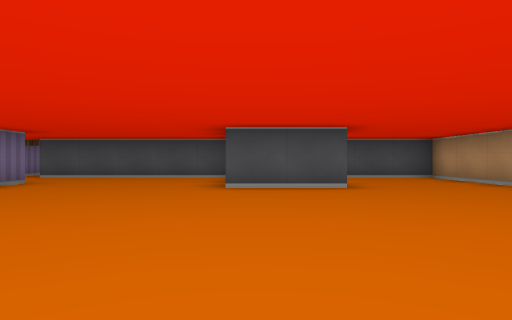
[1] (above)

16 first-person views from a walk through a cub3D maze. The camera is about half as high as the walls, looks level and sees 75° across. The floor is counted in squares. Each view is taken from the middle of a square. On the plan, view 1 faces up. The plan holds only what a view shows up to about 9 squares ahead; the rest is blank.

[2]
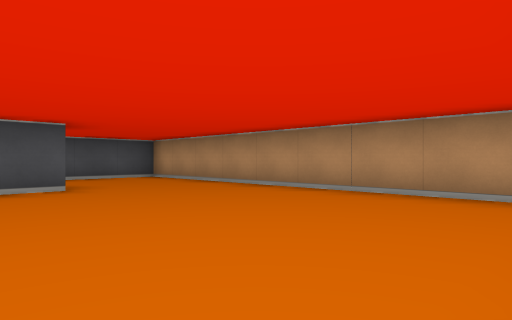

[3]
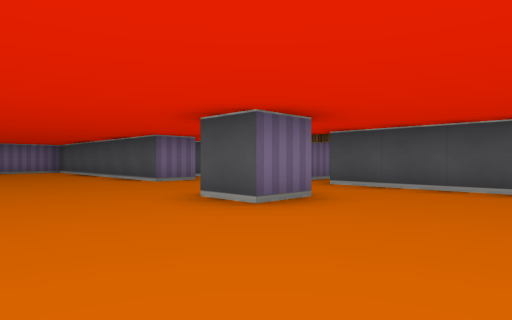

[4]
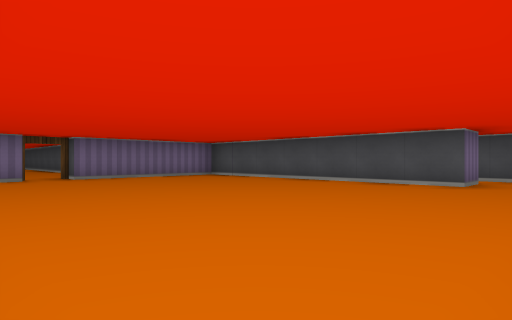

[5]
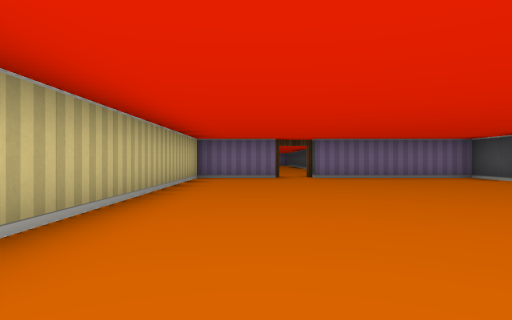

[6]
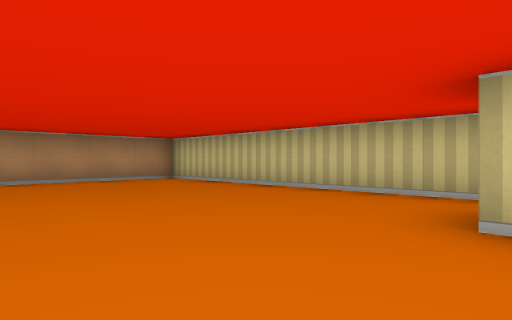

[7]
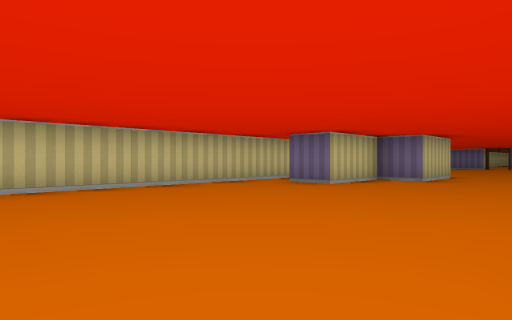

[8]
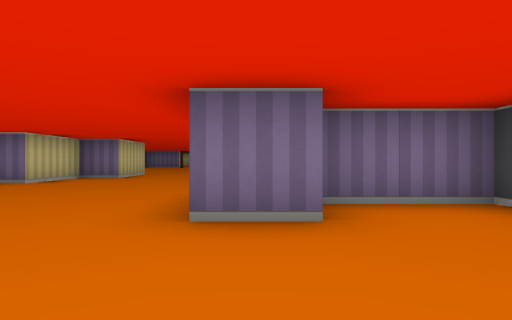

[9]
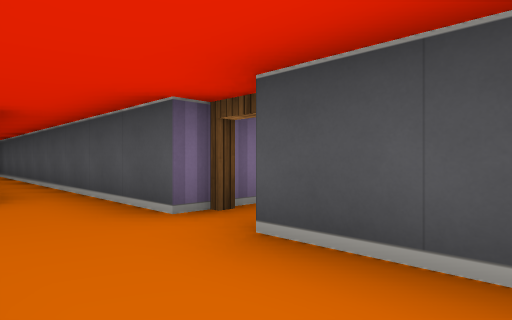

[10]
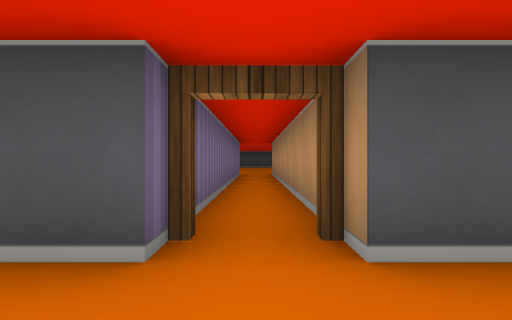

[11]
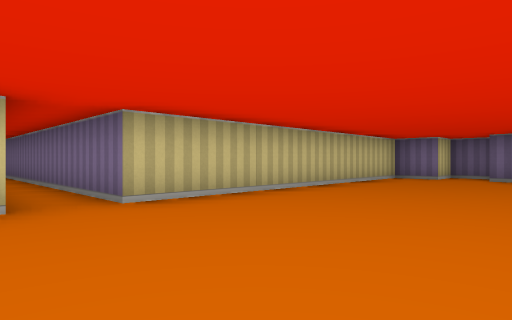

[12]
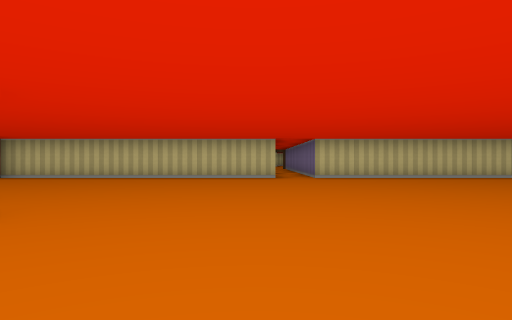

[13]
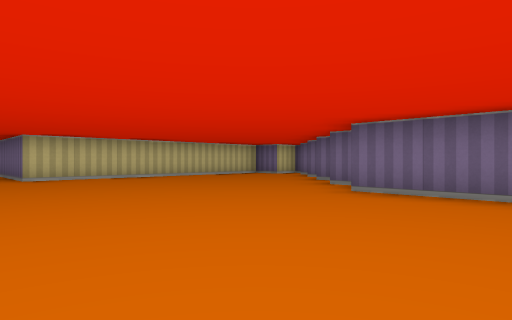

[14]
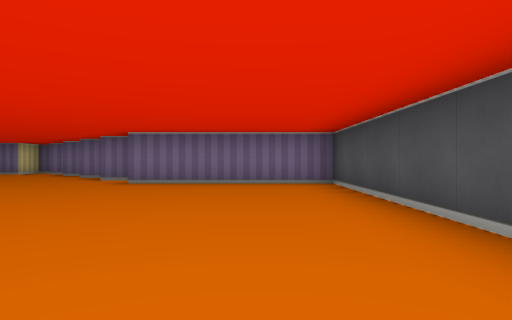

[15]
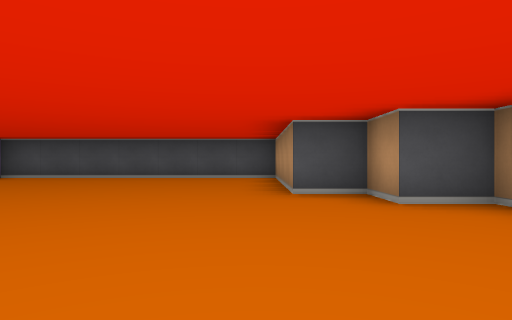

[16]
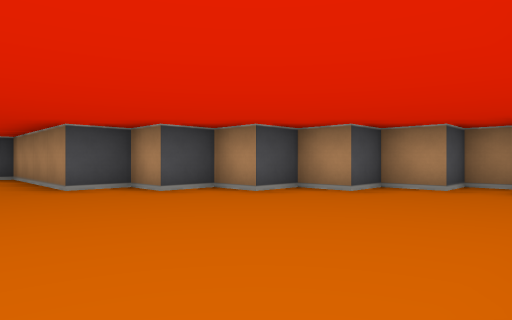

### Floor plan
Ten units are one square. View 1 is at (0, 0); x grows to the right and y downward. Boxes are objects, and circles mark ways between rooms. Rooms are numbered by the first view taken in them; rooms with no view inside come last. Other rooms are left out.
<svg viewBox="-165 -280 215 290">
<path fill="none" stroke="#000" d="M-65 -25 -45 -25 -45 -15 -25 -15 -25 -5M-45 -65 -45 -55 -55 -55M-38 5 45 5 45 -85 22 -85M-65 -85 -152 -85M-85 -76 -85 -65 -155 -65 -155 -25M-8 -85 -55 -85M15 -65 15 -55 -5 -55M5 -86 5 -66M-155 -15 -155 5 -89 5M-55 -175 15 -175M-105 -231 -105 -225M-115 -221 -115 -215M-145 -194 -145 -185 -135 -185 -135 -175 -65 -175 -65 -85M25 -188 25 -195 15 -195 15 -205 5 -205 5 -215 -5 -215 -5 -225 -15 -225 -15 -235 -25 -235 -25 -275 -95 -275 -95 -235M-55 -85 -55 -158"/>
<circle cx="-60" cy="-90" r="3" fill="#2a7"/>
<text x="-50" y="-40">1</text>
<text x="-60" y="-210">2</text>
</svg>
Room 1 opens to room 2.

Where each view was taken, in squares from view 1:
view 1: 0 up, 0 right, facing up
view 2: 0 up, 0 right, facing up-right
view 3: 3 up, 2 left, facing up-left
view 4: 0 up, 7 left, facing up-left
view 5: 1 up, 7 left, facing left
view 6: 4 up, 3 left, facing down-right
view 7: 5 up, 3 right, facing down-left
view 8: 6 up, 4 right, facing left
view 9: 7 up, 4 left, facing up-left
view 10: 7 up, 6 left, facing up
view 11: 21 up, 5 left, facing down-left
view 12: 26 up, 5 left, facing down
view 13: 26 up, 5 left, facing down-left
view 14: 26 up, 3 left, facing left
view 15: 19 up, 3 left, facing up
view 16: 18 up, 4 left, facing up-right
